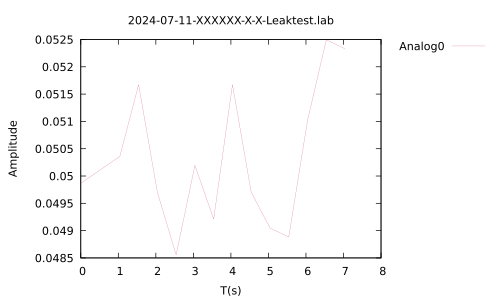

gnuplot code for this plot:
set terminal pdf
set encoding utf8
set output "2024-07-11-XXXXXX-X-X-Leaktest.pdf"
set encoding utf8
#set xrange [0.0:600.0]
#set xrange [0.0:20.0]
set key outside
set style line 1 linecolor rgb '#DB7093' linewidth 0.1
set title "2024-07-11-XXXXXX-X-X-Leaktest.lab"
set xlabel "T(s)"
set ylabel "Amplitude"
plot "2024-07-11-XXXXXX-X-X-Leaktest.lab" using 1:2 w l linestyle 1 title "Analog0"
